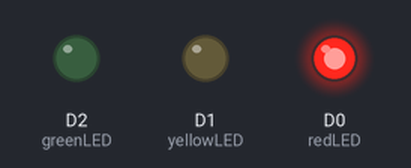
This program was run on a simulated ESP8266 (NodeMCU). Parts: output pins drawn as LEDs (lit = HIGH).

Above: at 0.2 s.
At 0.7 s:
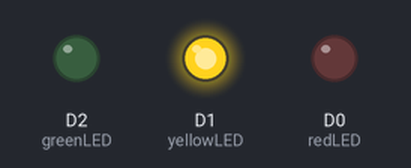
At 2.7 s:
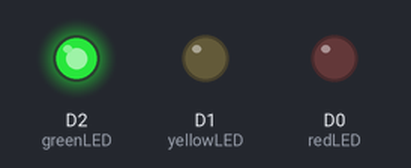
Timing chart, 0 to 3.5 s (numbered marks = the images above):
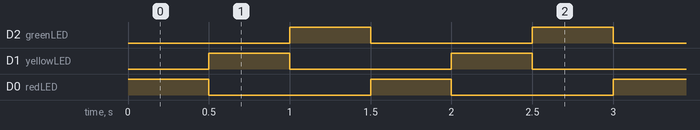

The program:

main.cpp
```cpp
#include <Arduino.h>

// put function declarations here:
// int myFunction(int, int);

// define the pins for the LEDs
int redLED = D0;
int yellowLED = D1;
int greenLED = D2;

void setup() {
  // put your setup code here, to run once:
  // int result = myFunction(2, 3);

  // initialize the pins as output
  pinMode(redLED, OUTPUT);
  pinMode(yellowLED, OUTPUT);
  pinMode(greenLED, OUTPUT);

}

void loop() {
  // put your main code here, to run repeatedly:
  //sequence of traffic lights
  //red
  digitalWrite(redLED, HIGH);
  delay(500);
  digitalWrite(redLED, LOW);
  //yellow
  digitalWrite(yellowLED, HIGH);
  delay(500);
  digitalWrite(yellowLED, LOW);
  //green
  digitalWrite(greenLED, HIGH);
  delay(500);
  digitalWrite(greenLED, LOW);
}


// put function definitions here:
// int myFunction(int x, int y) {
//   return x + y;
// }
```

Measured:
- by itself, D2 (greenLED), D1 (yellowLED), D0 (redLED): alternates HIGH for 0.50 s and LOW for 1.0 s
- by itself, everything shown: repeats every 1.5 s, in 4 steps
